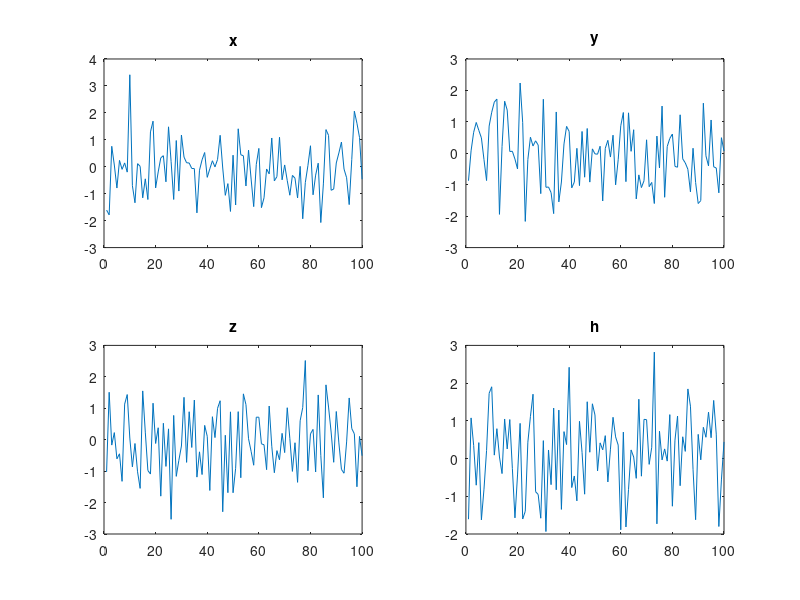

Write the MATLAB code that produced this figure.
x=randn(100,1);
y=randn(100,1);
z=randn(100,1);
h=randn(100,1);
subplot(2,2,1)
plot(x)
title('x')
subplot(2,2,2)
plot(y)
title('y')
subplot(2,2,3)
plot(z)
title('z')
subplot(2,2,4)
plot(h)
title('h')
